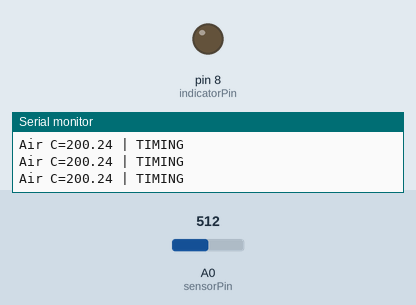
Recording of a sketch running on a simulated Arduino Uno, built with avr-gcc and run on an emulated ATmega328P. On the bench: output pins drawn as LEDs (lit = HIGH), the last lines printed to the serial monitor. The inputs (shaded band) are chosen by the test bench; at power-on: A0 (sensorPin) = 512.

Above: at 1.2 s.
1.3 s: A0 (sensorPin) set to 154
At 4.0 s:
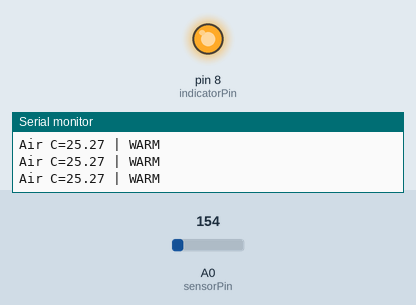
4.3 s: A0 (sensorPin) set to 131
At 4.8 s:
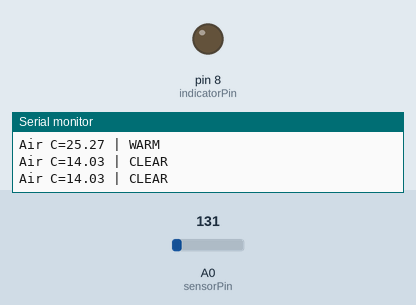
Timing chart, 0 to 7.3 s (numbered marks = the images above; inputs shaded):
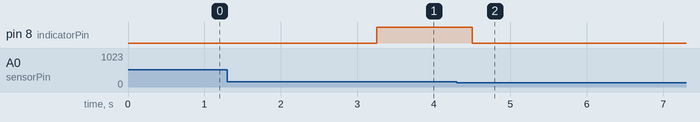

Measured:
- the behaviour switches between 144 and 143 on A0 (sensorPin) (found by bisection; images 1 and 2)
- after the input at 4.3 s, pin 8 (indicatorPin): HIGH → LOW after 0.20 s

The sketch:

cold_pack_warming_indicator.ino
```cpp
constexpr byte sensorPin = A0, indicatorPin = 8;
constexpr float referenceVolts = 5.0, correctionC = 0.0;
bool warning = false, timingWarm = false;
unsigned long startedAt = 0, sampledAt = 0;

void setup() {
  pinMode(indicatorPin, OUTPUT);
  digitalWrite(indicatorPin, LOW);
  Serial.begin(115200);
}

void loop() {
  const unsigned long now = millis();
  if (now - sampledAt < 250) return;
  sampledAt = now;
  unsigned int sum = 0;
  for (byte index = 0; index < 16; ++index) sum += analogRead(sensorPin);
  const float temp = ((sum / 16.0) * referenceVolts / 1023.0 - 0.5) * 100.0 + correctionC;

  if (temp <= 18.0) warning = false;
  if (temp < 20.0 || warning) {
    timingWarm = false;
  } else if (!timingWarm) {
    timingWarm = true;
    startedAt = now;
  } else if (now - startedAt >= 3000) {
    warning = true;
    timingWarm = false;
  }
  digitalWrite(indicatorPin, warning ? HIGH : LOW);
  Serial.print(F("Air C=")); Serial.print(temp, 2);
  Serial.println(warning ? F(" | WARM") : timingWarm ? F(" | TIMING") : F(" | CLEAR"));
}
```
